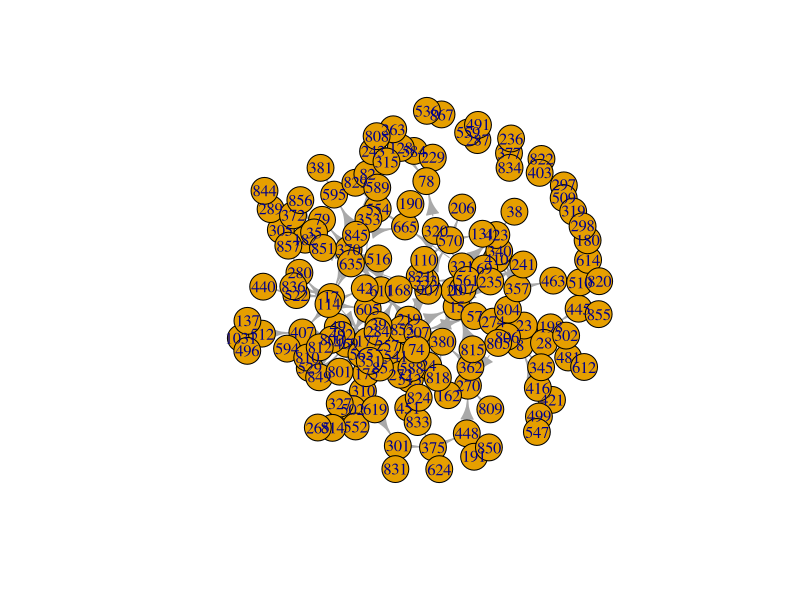
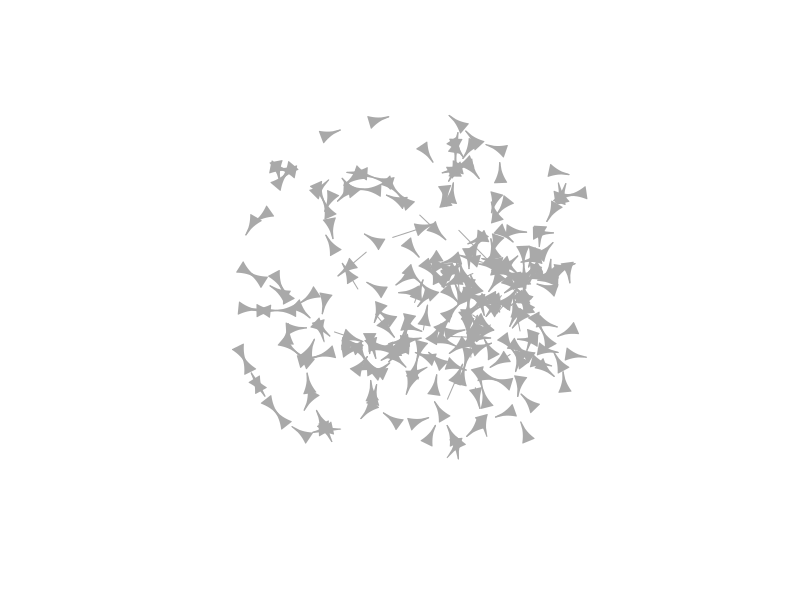

The R script that drew these images, in order: (Note: this script raises an error after producing the figures.)
library(igraph)

#construction du reseau
edges = read.table("Kabururu_edges.csv",colClasses = "character")

G =graph_from_edgelist(as.matrix(edges),directed = T)

#representation
plot(G)


#chargement des covariables
ego = read.table("Kabururu_ego.csv")
head(ego)

#covariables sur le graphe
plot(G,vertex.color=ego$dialect)
plot(G,vertex.color=ego$sex)

#degres
degout = degree(G,mode="out")
degin = degree(G,mode="in")

hist(degout)
hist(degin)

#lien degre entrant degre sortant
plot(degout,degin)

#lien degre avec dialecte
boxplot(degout~ego$dialect)
boxplot(degin~ego$dialect)

